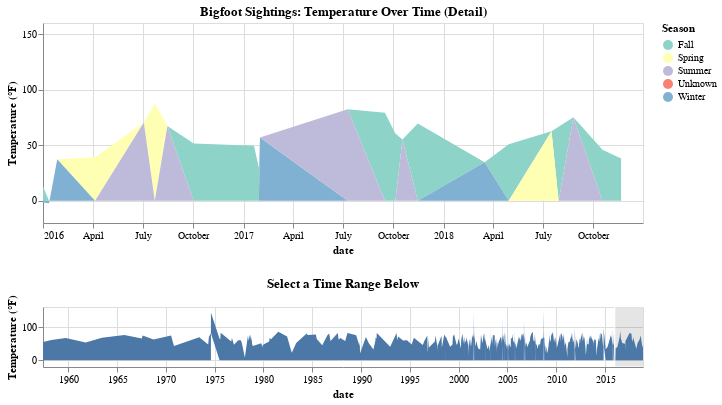

The code cell stored with this chart in its notebook:
### Markdown cell above
## Plot 2 - Interactive Area Chart of Temperature Over Time

### Code cell
# Plot 2: Interactive Area Chart of temperature over time.
# Define date range for initial brush selection.
date_range = (dt.date(2016, 1, 1), dt.date(2018, 12, 31))

# Define brush selection for interactivity.
brush = alt.selection_interval(encodings = ["x"],
                               value = {"x": date_range})

# Base chart for Plot 2: Area chart of temperature over time.
filtered_data_sample = filtered_data.sample(500, random_state = 42)  # Sample 500 rows.
base = alt.Chart(filtered_data_sample, width = 600, height = 200).mark_area().encode(
    x = "date:T",
    y = "temperature_mid:Q"
)

# Upper Chart: Zoomed-in view based on brush selection.
upper = base.encode(
    alt.X("date:T").scale(domain = brush),
    y = alt.Y("temperature_mid:Q", title = "Temperature (°F)", scale = alt.Scale(zero = False)),
    color = alt.Color("season:N", title = "Season", scale = alt.Scale(scheme = "set3")),
    tooltip = ["date", "temperature_mid", "season"]
).properties(
    title = "Bigfoot Sightings: Temperature Over Time (Detail)"
)

# Lower Chart: Overview with brush.
lower = base.encode(
    y = alt.Y("temperature_mid:Q", title = "Temperature (°F)")
).properties(
    height = 60,
    title = "Select a Time Range Below"
).add_params(brush)

# Combine upper & lower charts vertically.
area_chart = upper & lower

# Save Plot 2 to JSON.
area_chart.save("../assets/json/area_chart.json")
area_chart.display()

### Figure 1 — Vega-Lite specification as saved in the notebook (floating-point values rounded to 4 significant figures; data arrays with more than 128 entries replaced by an {"elided": "..."} marker saying what was removed)
{"config": {"view": {"continuousWidth": 300, "continuousHeight": 300}}, "vconcat": [{"mark": {"type": "area"}, "encoding": {"color": {"field": "season", "scale": {"scheme": "set3"}, "title": "Season", "type": "nominal"}, "tooltip": [{"field": "date", "type": "temporal"}, {"field": "temperature_mid", "type": "quantitative"}, {"field": "season", "type": "nominal"}], "x": {"field": "date", "scale": {"domain": {"param": "param_1"}}, "type": "temporal"}, "y": {"field": "temperature_mid", "scale": {"zero": false}, "title": "Temperature (°F)", "type": "quantitative"}}, "height": 200, "title": "Bigfoot Sightings: Temperature Over Time (Detail)", "width": 600}, {"mark": {"type": "area"}, "encoding": {"x": {"field": "date", "type": "temporal"}, "y": {"field": "temperature_mid", "title": "Temperature (°F)", "type": "quantitative"}}, "height": 60, "name": "view_1", "title": "Select a Time Range Below", "width": 600}], "data": {"name": "data-df254cae154a71de7ea55cb582d1f7e3"}, "params": [{"name": "param_1", "select": {"type": "interval", "encodings": ["x"]}, "value": {"x": [{"year": 2016, "month": 1, "date": 1}, {"year": 2018, "month": 12, "date": 31}]}, "views": ["view_1"]}], "$schema": "https://vega.github.io/schema/vega-lite/v5.20.1.json", "datasets": {"data-df254cae154a71de7ea55cb582d1f7e3": {"elided": "500 records"}}}
